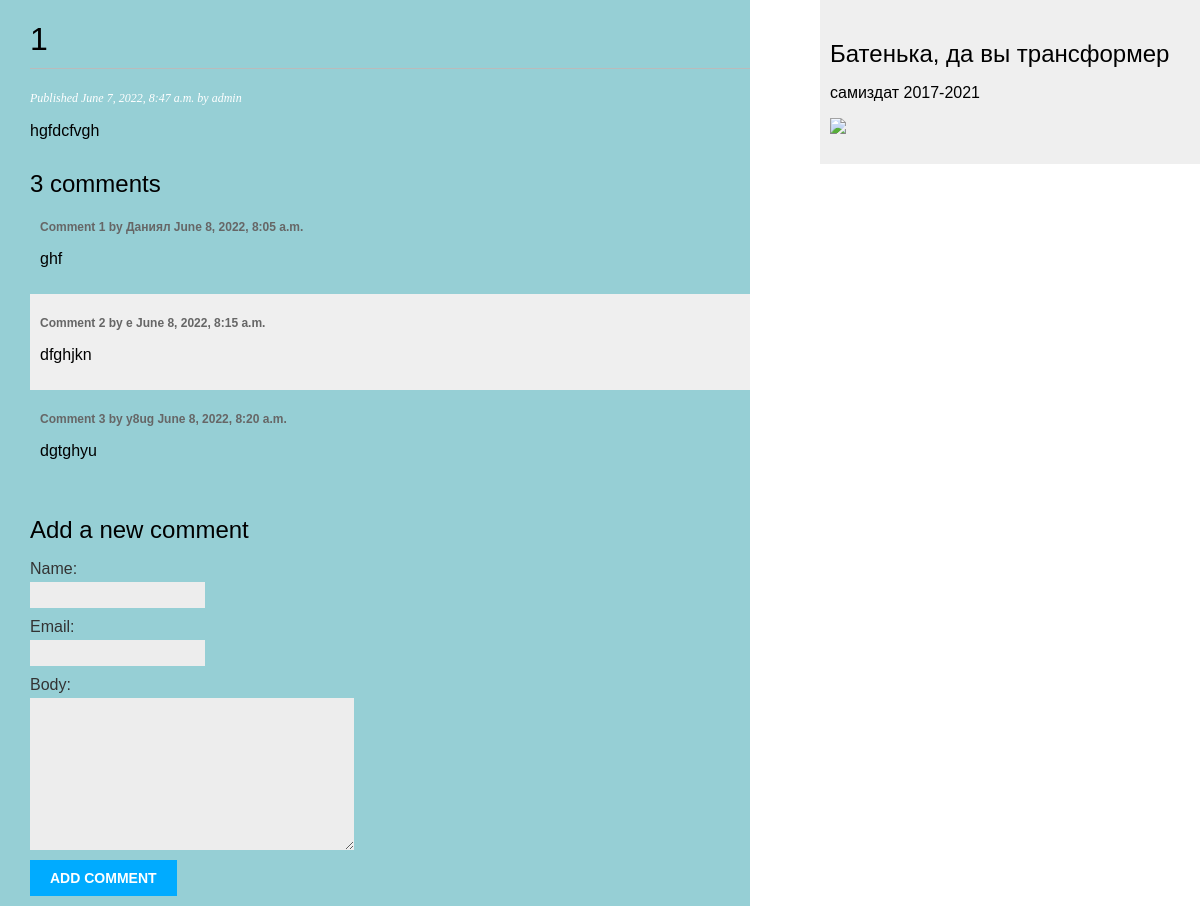
Page /blog/1/ on the committed database.
### blog/models.py (models this page shows, shortened)
class Post(models.Model):
    class Status(models.TextChoices):
        DRAFT = 'DF', 'Draft'
        PUBLISHED = 'PB', 'Published'
    title = models.CharField(max_length=250)
    slug = models.SlugField(max_length=250)
    author = models.ForeignKey(User,
        on_delete=models.CASCADE,
        related_name='blog_posts')
    body = models.TextField()
    publish = models.DateTimeField(default=timezone.now)
    created = models.DateTimeField(auto_now_add=True)
    updated = models.DateTimeField(auto_now=True)
    status = models.CharField(max_length=2,
        choices=Status.choices,
        default=Status.DRAFT)
    objects = models.Manager() # The default manager.
    published = PublishedManager() # Our custom manager.
    class Meta:
        ordering = ['-publish']
        indexes = [
        models.Index(fields=['-publish']),
        ]

class Comment(models.Model):
    post = models.ForeignKey(Post, on_delete=models.CASCADE, related_name='comments')
    name = models.CharField(max_length=80)
    email = models.EmailField()
    body = models.TextField()
    created = models.DateTimeField(auto_now_add=True)
    updated = models.DateTimeField(auto_now=True)
    active = models.BooleanField(default=True)

### blog/views.py (the view)
# urls.py: path('<int:id>/', views.post_detail, name='post_detail'),
def post_detail(request, id):
    post = get_object_or_404(Post, id=id, status=Post.Status.PUBLISHED)
    comments = post.comments.filter(active=True)
    form = CommentForm()
    return render(request, 'blog/post/detail.html', {'post': post, 'comments': comments,
'form': form})

### blog/forms.py
class CommentForm(forms.ModelForm):
    class Meta:
        model = Comment
        fields = ['name', 'email', 'body']

### blog/templates/blog/post/detail.html (shortened to what this page needs)
{% extends "blog/base.html" %}
{% block content %}
  <h1>{{ post.title }}</h1>
  <p class="date">
    Published {{ post.publish }} by {{ post.author }}
  </p>
  {{ post.body|linebreaks }}
  {% with comments.count as total_comments %}
 <h2>{{ total_comments }} comment{{ total_comments|pluralize }}</h2>
{% endwith %}
{% for comment in comments %}
 <div class="comment">
 <p class="info">
 Comment {{ forloop.counter }} by {{ comment.name }}
 {{ comment.created }}
 </p>
 {{ comment.body|linebreaks }}
 </div>
{% empty %}
 <p>There are no comments yet.</p>
{% endfor %}
<h2>Add a new comment</h2>
 <form action="{% url "blog:post_comment" post.id %}" method="post">
 {{ form.as_p }}
 <p><input type="submit" value="Add comment"></p>
 </form>
{% endblock %}

### blog/static/css/blog.css (style rules this page uses)
body { margin:0; padding:0; font-family:helvetica, sans-serif; }
h1 { font-weight:normal; border-bottom:1px solid #bbb; padding:0 0 10px 0; }
h2 { font-weight:normal; margin:30px 0 0; }
p.date { color: #ffffff; font-family: georgia, serif; font-size: 12px; font-style: italic; }
label { float:left; clear:both; color:#333; margin-bottom:4px; }
input, textarea { clear:both; float:left; margin:0 0 10px; background:#ededed; border:0; padding:6px 10px; font-size:12px; }
input[type=submit] { font-weight:bold; background:#00abff; color:#fff; padding:10px 20px; font-size:14px; text-transform:uppercase; }
.comment { padding:10px; }
.comment:nth-child(even) { background:#efefef; }
.comment .info { font-weight:bold; font-size:12px; color:#666; }

### rows in the picture
Post: title "1", publish "June 7, 2022, 8:47 a.m.", author "admin", body "hgfdcfvgh"
Comment: name "Даниял", created "June 8, 2022, 8:05 a.m.", body "ghf"
Comment: name "e", created "June 8, 2022, 8:15 a.m.", body "dfghjkn"
Comment: name "y8ug", created "June 8, 2022, 8:20 a.m.", body "dgtghyu"

### other values in the picture
{{ total_comments }} "3"
